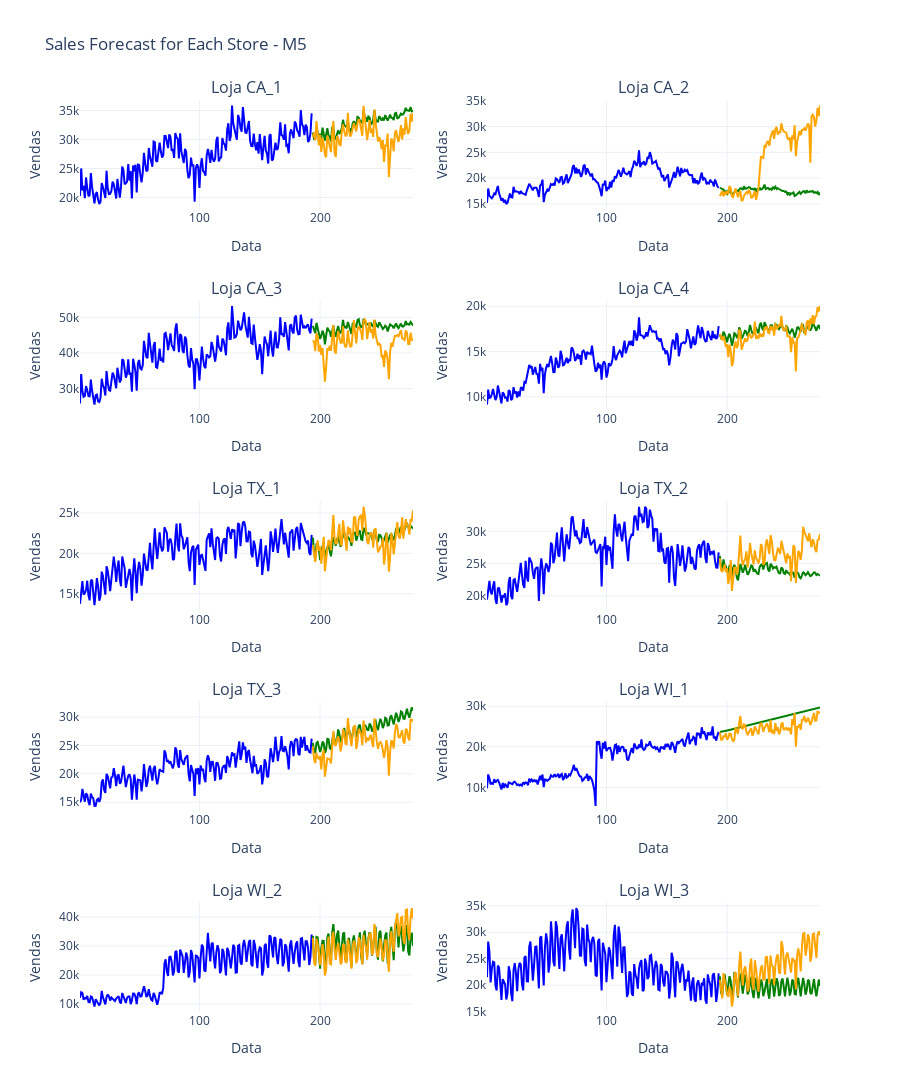

The notebook cell this image was saved under:
### Code cell
modelos_por_loja = {}
tempos_treinamento = {}
tempos_previsao = {}

# Create a figure
fig = make_subplots(rows=5, cols=2, subplot_titles=[f'Loja {loja}' for loja in lojas_relevantes_m5])

df_resultado_loja = pd.DataFrame(columns=['Data', 'Loja', 'Real', 'Previsto'])
df_resultado_tempo = pd.DataFrame(columns=['Loja', 'Treino', 'Previsao'])

for i, loja in enumerate(lojas_relevantes_m5):

    df_loja = df_m5[df_m5['Loja'] == loja]
    df_loja_grouped = df_loja.groupby('Data')['Vendas'].sum().reset_index()

    df_loja_grouped.set_index('Data', inplace=True)
    
    train_size = int(len(df_loja_grouped) * 0.7)
    train, test = df_loja_grouped.iloc[:train_size], df_loja_grouped.iloc[train_size:]

    # Criar e treinar o modelo ARIMA
    start_train_time = time.time()
    model = pm.auto_arima(train, seasonal=True, m=52, stepwise=True, error_action='ignore', suppress_warnings=True)
    end_train_time = time.time()
    train_time = end_train_time - start_train_time
    tempos_treinamento[loja] = train_time
    modelos_por_loja[loja] = model

    # Realizar previsões no conjunto de teste
    start_forecast_time = time.time()
    test_predict = model.predict(n_periods=len(test))
    end_forecast_time = time.time()
    forecast_time = end_forecast_time - start_forecast_time
    tempos_previsao[loja] = forecast_time

    # Garantir que os índices estão corretos
    test_index = df_loja_grouped.index[train_size:]
    train_index = df_loja_grouped.index[:train_size]

    df_resultado_loja = pd.concat([df_resultado_loja, pd.DataFrame({
        'Data': test_index,
        'Loja': loja,
        'Real': test['Vendas'].values,
        'Previsto': test_predict
    })])

    df_resultado_tempo = pd.concat([df_resultado_tempo, pd.DataFrame({
        'Loja': [loja],
        'Treino': [train_time],
        'Previsao': [forecast_time]
    })], ignore_index=True)

    # Add traces for train, test, and forecast
    fig.add_trace(go.Scatter(x=train_index, y=train['Vendas'], mode='lines', name=f'Treino Loja {loja}', line=dict(color='blue')), row=i//2+1, col=i%2+1)
    fig.add_trace(go.Scatter(x=test_index, y=test_predict, mode='lines', name=f'Previsto Loja {loja}', line=dict(color='green')), row=i//2+1, col=i%2+1)
    fig.add_trace(go.Scatter(x=test_index, y=test['Vendas'], mode='lines', name=f'Real Loja {loja}', line=dict(color='orange')), row=i//2+1, col=i%2+1)
    
    # Update layout for each subplot
    fig.update_xaxes(title_text='Data', row=i//2+1, col=i%2+1)
    fig.update_yaxes(title_text='Vendas', row=i//2+1, col=i%2+1)

# Update layout for the entire figure
fig.update_layout(
    title='Sales Forecast for Each Store - M5',
    height=1500,
    showlegend=False,
    template='plotly_white'
)

# Salvar o dataframe em um arquivo CSV
df_resultado_loja.to_csv('Resultados/Previsao/M5/Loja/ARIMA.csv', index=False)
df_resultado_tempo.to_csv('Resultados/Tempo/M5/Loja/ARIMA.csv', index=False)

# Show the figure
fig.show()

# Print training and forecasting times
print("Tempos de treinamento por loja:", tempos_treinamento)
print("Tempos de previsão por loja:", tempos_previsao)
